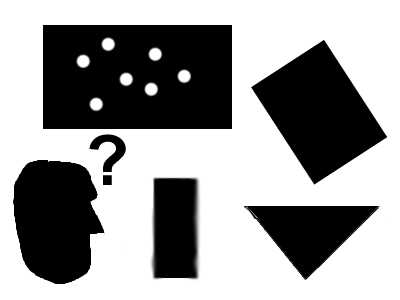
#> input picture pic1.png, 400 x 300 px, given in place of the camera
$ python app.py   (older library calls are emulated)
#> lines starting #> are read from the running program, lines starting #| are printed output that depends on the picture; after the words box and inside, x2 and y2 are one past the last pixel; in counts of white or black regions, pixels touching at a corner belong together
"西安工程大学"
import cv2
import numpy as  np
import math
import serial

# lower_blue = np.array([110, 50, 50])
# upper_blue = np.array([130, 255, 255])
cap = cv2.VideoCapture(0)
while True:
    ret, frame = cap.read()#读取图像一帧
#> frame is the input picture: shape (300, 400, 3); mean B, G, R 154.1, 154.1, 154.1
    # load the image, convert it to grayscale, blur it slightly,
    # and threshold it
    # frame = cv2.imread('wan0.png')
    #frame= np.array(frame0[::-1])#摄像头安装倒置，沿X轴反转图像
    gray = cv2.cvtColor(frame, cv2.COLOR_BGR2GRAY)#opencv读取的为BGR格式，转化为灰度
    cv2.imshow("arg",gray)
    blurred = cv2.GaussianBlur(gray, (5, 5), 0)#高斯滤波算法
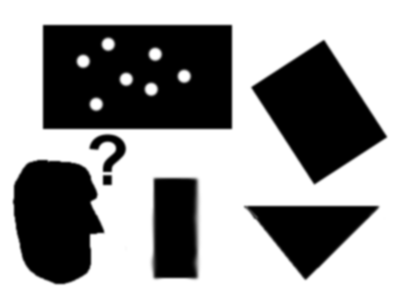
#> blurred: shape (300, 400); min 0, max 255, mean 154.1
    thresh = cv2.threshold(blurred, 120, 255, cv2.THRESH_BINARY_INV)[1]#二值化
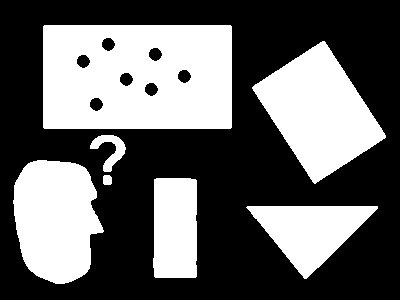
#> thresh: shape (300, 400); 39.5% white; 7 white regions
    cv2.imshow("erzhi", thresh)
    # cv2.imshow("二值化",thresh)
    # find contours in the thresholded image
    cnts = cv2.findContours(thresh.copy(), cv2.RETR_EXTERNAL,
                            cv2.CHAIN_APPROX_SIMPLE)#找寻边界
#> cnts = 7 contours; box (x1, y1, x2, y2) and area: (43, 25, 232, 129) 19362, (252, 41, 386, 184) 9888, (13, 160, 104, 284) 8432, (246, 206, 378, 279) 4881, (153, 178, 197, 278) 4150, (90, 135, 126, 172) 485, (103, 175, 112, 185) 68
    #cnts = cnts[0] if imutils.is_cv2() else cnts[1]
    cnts = cnts[1]
#> cnts = [[1, -1, -1, -1], [2, 0, -1, -1], [3, 1, -1, -1], [4, 2, -1, -1], [5, 3, -1, -1], [6, 4, -1, -1], [-1, 5, -1, -1]]
    # loop over the contours
    for c in cnts:
#> (the run stopped early here; a loop or call above may not have finished)

$ run again, on road1.png
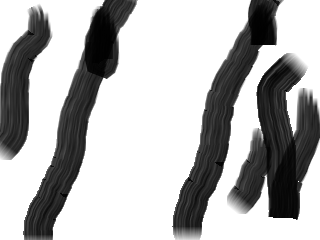
#> input picture road1.png, 320 x 240 px, given in place of the camera
#> frame is the input picture: shape (240, 320, 3); min 1, max 255, mean 179.1
#> `blurred = cv2.GaussianBlur(gray, (5, 5), 0)#高斯滤波算法`:
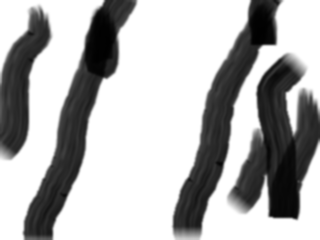
#> blurred: shape (240, 320); min 1, max 255, mean 179
#> `thresh = cv2.threshold(blurred, 120, 255, cv2.THRESH_BINARY_INV)[1]#二值化`:
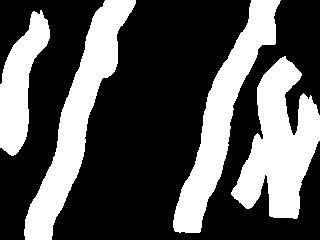
#> thresh: shape (240, 320); 33.7% white; 4 white regions
#> `cnts = cv2.findContours(thresh.copy(), cv2.RETR_EXTERNAL, cv2.CHAIN_AP..`: cnts = 4 contours; box (x1, y1, x2, y2) and area: (231, 56, 320, 219) 7532, (24, 0, 136, 240) 7188, (173, 0, 281, 233) 6672, (0, 10, 50, 156) 3535
#> `cnts = cnts[1]`: cnts = [[1, -1, -1, -1], [2, 0, -1, -1], [3, 1, -1, -1], [-1, 2, -1, -1]]

$ run again, on road2.png
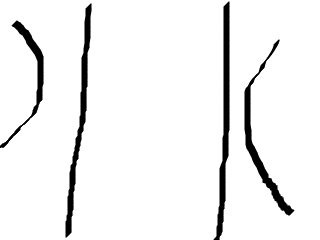
#> input picture road2.png, 320 x 240 px, given in place of the camera
#> frame is the input picture: shape (240, 320, 3); min 0, max 255, mean 239.9
#> `blurred = cv2.GaussianBlur(gray, (5, 5), 0)#高斯滤波算法`:
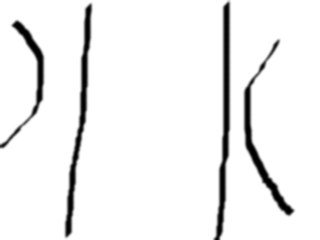
#> blurred: shape (240, 320); min 0, max 255, mean 239.9
#> `thresh = cv2.threshold(blurred, 120, 255, cv2.THRESH_BINARY_INV)[1]#二值化`:
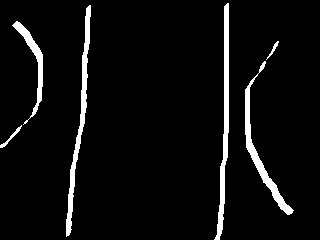
#> thresh: shape (240, 320); 5.3% white; 6 white regions
#> `cnts = cv2.findContours(thresh.copy(), cv2.RETR_EXTERNAL, cv2.CHAIN_AP..`: cnts = 6 contours; box (x1, y1, x2, y2) and area: (214, 3, 229, 240) 942, (66, 5, 91, 237) 919, (245, 61, 294, 215) 833, (12, 21, 43, 125) 518, (0, 125, 22, 148) 59, (266, 41, 279, 60) 32
#> `cnts = cnts[1]`: cnts = [[1, -1, -1, -1], [2, 0, -1, -1], [3, 1, -1, -1], [4, 2, -1, -1], [5, 3, -1, -1], [-1, 4, -1, -1]]
